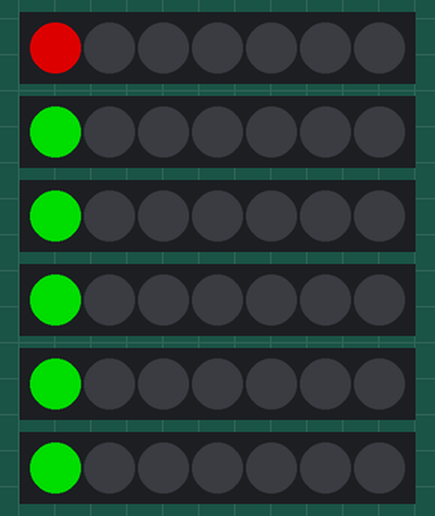
This sketch was run on a simulated Arduino Uno, built with avr-gcc and run on an emulated ATmega328P. On the bench: 6 × 7 RGB LEDs in strip order, left to right. Dim RGB values are drawn brighter than linear; random numbers use the default seed unless the sketch sets one.

Above: at 0.9 s.
At 1.7 s:
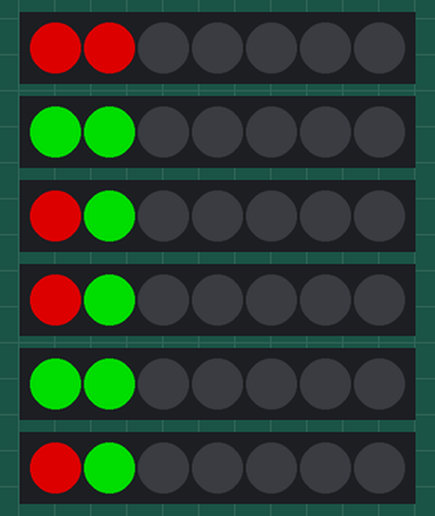
At 2.5 s:
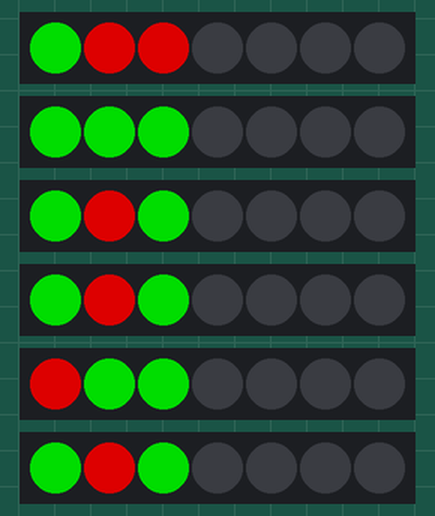
At 4.9 s:
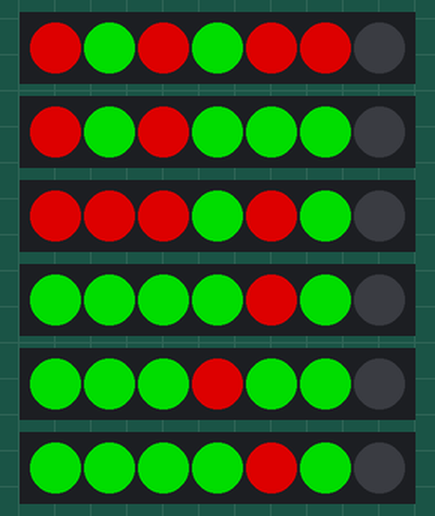
At 20.1 s:
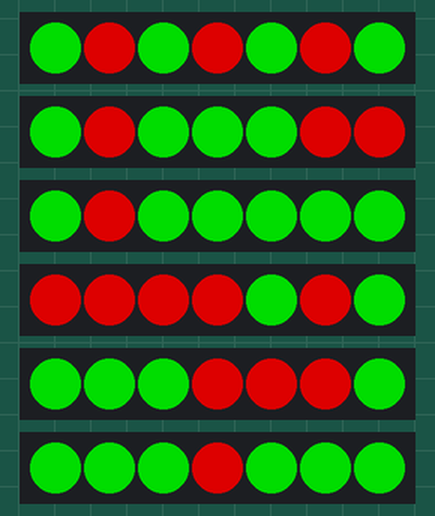
At 39.0 s:
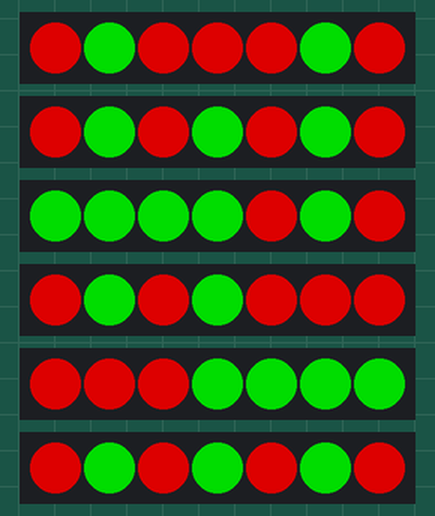
Timing chart, 0 to 40.0 s (numbered marks = the images above):
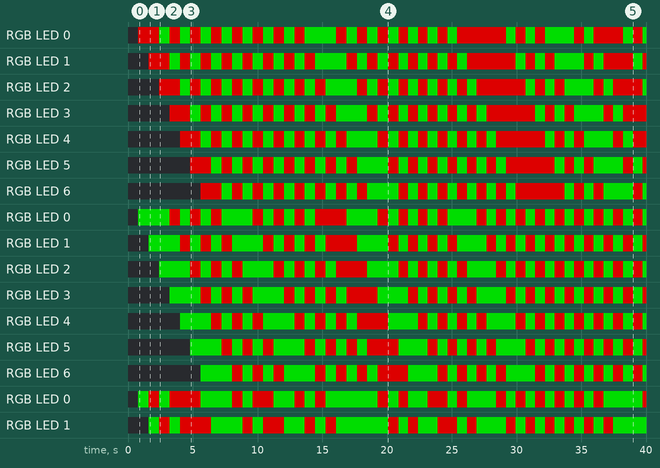

Measured:
- by itself, RGB LED 1: off → RGB(0, 150, 0) at 1.6 s, → RGB(150, 0, 0) 1.6 s later, → RGB(0, 150, 0) 0.80 s later, → RGB(150, 0, 0) 3.2 s later, … (26 changes in this stretch)
- by itself, RGB LED 2: off → RGB(0, 150, 0) at 2.4 s, → RGB(150, 0, 0) 1.6 s later, → RGB(0, 150, 0) 0.80 s later, → RGB(150, 0, 0) 3.2 s later, … (26 changes in this stretch)
- what the display in image 0 shows lasts 0.8 s, from 0.8 s to 1.6 s

The sketch:

ledStripes.ino
```cpp
// (licence header left out)
#include "FastLED.h"

// Which pin on the Arduino is connected to the NeoPixels?
// On a Trinket or Gemma we suggest changing this to 1
#define PINA            6
#define PINB            7
#define PINC            8
#define PIND            9
#define PINE            10
#define PINF            11
#define GREENVALUE      150
#define REDVALUE        255
#define NOCOLORVALUE     0
# define RANDOMLOWERLIMIT  0
# define RANDOMUPPERLIMIT  5
# define NUMBEROFSECTORS  6
#define   PIN_6                6
#define   PIN_7                7
#define   PIN_8                8
#define   PIN_9                9
#define   PIN_10               10
#define   PIN_11               11
#define   PIN_0                0


// How many NeoPixels are attached to the Arduino?
#define   NUM_LEDS_PER_STRIP   7
#define   NUM_SECTORS          6

#define   FIRST_FIELD          0

#define   PATH_PATTERN         0
#define   WALL_PATTERN_1       1
#define   WALL_PATTERN_2       2
#define   WALL_PATTERN_3       3
#define   RANDOM_LOWER_LIMIT   0
#define   RANDOM_UPPER_LIMIT   6

CRGB strips[NUM_SECTORS][NUM_LEDS_PER_STRIP];

bool wallSpawn;

// game update speed (wall spawn/move time)
int gameSpeed;
long iteration = 0;
unsigned long lastGameUpdate;
/*int colorUpdateTime;*/
/*unsigned long lastColorUpdate;*/

/*unsigned long curMillis;*/
/*unsigned long prevMillis;*/
/*int deltaTime;*/

byte rWall;
byte gWall;
byte bWall;

byte rPath;
byte gPath;
byte bPath;

void setup() {
    Serial.begin(9600);
    randomSeed(analogRead(0));

    wallSpawn = false;

    gameSpeed = 800;
    lastGameUpdate = 0;


    rWall = 150;
    gWall = 0;
    bWall = 0;

    rPath = 0;
    gPath = 150;
    bPath = 0;

    // initialize strips to off
    FastLED.addLeds<NEOPIXEL, PIN_6>(strips[0], NUM_LEDS_PER_STRIP);
    FastLED.addLeds<NEOPIXEL, PIN_7>(strips[1], NUM_LEDS_PER_STRIP);
    FastLED.addLeds<NEOPIXEL, PIN_8>(strips[2], NUM_LEDS_PER_STRIP);
    FastLED.addLeds<NEOPIXEL, PIN_9>(strips[3], NUM_LEDS_PER_STRIP);
    FastLED.addLeds<NEOPIXEL, PIN_10>(strips[4], NUM_LEDS_PER_STRIP);
    FastLED.addLeds<NEOPIXEL, PIN_11>(strips[5], NUM_LEDS_PER_STRIP);
}

void loop() {

    if (millis() - lastGameUpdate >= gameSpeed) {
        lastGameUpdate = millis();

        // moves colors out one field and overwrites the last one
        for (byte sector = 0; sector < NUM_SECTORS; sector++) {
            memmove(&strips[sector][FIRST_FIELD + 1],
                    &strips[sector][FIRST_FIELD],
                    (NUM_LEDS_PER_STRIP - 1) * sizeof( CRGB));
        }

        /*for(byte sectors =0; sectors <NUM_SECTORS;sectors++){
          for (byte fields = 0; fields<7; fields++){
            strips[sectors][fields].red += fields *5;
          }
        }*/


        if (wallSpawn) {
          if(millis() <= 10000){
            spawnPattern(WALL_PATTERN_1);
        }else if(millis() <= 20000){
            gameSpeed = 800;
            spawnPattern(WALL_PATTERN_2);
          }else if(millis() > 20000){
            spawnPattern(WALL_PATTERN_3);
            gameSpeed = 750;
          }
        }
        else {
            spawnPattern(PATH_PATTERN);
        }
        wallSpawn = !wallSpawn;

        FastLED.show();

    }

    delay(10);
}

void getRandomArray(byte *randomValues, int length ){

  int openFields=3;
  long lastNumber = 0;
  for (byte i =0;i<openFields;i++){
    long minNumber = lastNumber + iteration;
    long maxNumber = 5 - (openFields-i-1) + iteration;
    long randomNumber = random( minNumber,  maxNumber + 1);
    randomNumber = (randomNumber + iteration) % 6;
    randomValues[i] = randomNumber;
    lastNumber = randomNumber+1;
  }
  iteration++;
}


void spawnPattern(byte patternType) {
  int randomDoor = -1;
  byte randomValues[3];
  getRandomArray(randomValues, (sizeof(randomValues)/sizeof(byte)));

    switch (patternType) {
        case PATH_PATTERN:
            for (byte sector = 0; sector < NUM_SECTORS; sector++) {
                if(sector == randomValues[0]){
                  strips[sector][FIRST_FIELD].setRGB(rWall, gWall, bWall);
                }else{
                strips[sector][FIRST_FIELD].setRGB(rPath, gPath, bPath);
                }
            }

            break;
        // TODO better more random patterns, e.g. 1 gap, 2 gaps, 3 gaps, 4 gaps
        case WALL_PATTERN_1:

            for (byte sector = 0; sector < NUM_SECTORS; sector++)
            {
                for (byte i = 0; i < sizeof(randomValues)/sizeof(byte); i++)
                {
                    if(sector == randomValues[i])
                    {
                        strips[sector][FIRST_FIELD].setRGB(rPath, gPath, bPath);
                        break;
                    }
                    else
                    {
                        strips[sector][FIRST_FIELD].setRGB(rWall, gWall, bWall);
                    }
                }
            }
            break;
        case WALL_PATTERN_2:
             for (byte sector = 0; sector < NUM_SECTORS; sector++)
            {
                for (byte i = 0; i < sizeof(randomValues)/sizeof(byte)-1; i++)
                {
                    if(sector == randomValues[i])
                    {
                      strips[sector][FIRST_FIELD+1].red == rWall;
                       strips[sector][FIRST_FIELD].setRGB(rPath, gPath, bPath);
                       break;
                    }
                    else
                    {
                        strips[sector][FIRST_FIELD].setRGB(rWall, gWall, bWall);
                    }
                }
            }
            break;
        case WALL_PATTERN_3:
            for (byte sector = 0; sector < NUM_SECTORS; sector++)
            {
                for (byte i = 0; i < sizeof(randomValues)/sizeof(byte)-2; i++)
                {
                    if(sector == randomValues[i])
                    {
                      if(strips[sector][FIRST_FIELD+1].red == rWall){
                          strips[sector+1][FIRST_FIELD].setRGB(rPath, gPath, bPath);
                          break;
                      }else{
                        strips[sector][FIRST_FIELD].setRGB(rPath, gPath, bPath);
                      }
                    }
                    else
                    {
                        strips[sector][FIRST_FIELD].setRGB(rWall, gWall, bWall);
                    }
                }
            }
            break;
    }

   byte counter = 0;
   for (byte sector = 0; sector < NUM_SECTORS; sector++) {
     if(strips[sector][FIRST_FIELD].red ==rWall && strips[sector][FIRST_FIELD].green == gWall && strips[sector][FIRST_FIELD].blue == bWall){
       counter ++;
     }
     if(counter == 6){
      spawnPattern(patternType);
     }
   }
}

void randomizeColors() {
    byte wallColor = (byte) random(0, 255);
    byte pathColor = (byte) random(0, 255);

    rWall = wallColor;
    gWall = wallColor;
    bWall = wallColor;

    rPath = pathColor;
    gPath = pathColor;
    bPath = pathColor;
}
```
